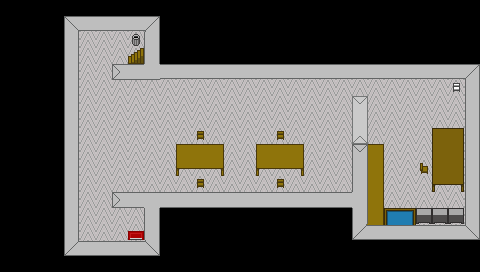

A level layout from a 2D game, rendered from its tile map. Below: a short description, then the map file with tile-grid data replaced by summaries:
An orthogonal 30x17 tile map with 16x16 px tiles, 3 tile layers (sol, contour+parquet, escalier/table), 1 hidden layer not drawn, 3 tilesets.

<map version="1.0" orientation="orthogonal" width="30" height="17" tilewidth="16" tileheight="16">
 <tileset firstgid="1" name="texture" tilewidth="16" tileheight="16">
  <image source="../../../texture.png" width="500" height="500" />
 </tileset>
 <tileset firstgid="962" name="collisions" tilewidth="16" tileheight="16">
  <image source="../../../collisions.png" width="48" height="48" />
 </tileset>
 <tileset firstgid="971" name="Tile" tilewidth="16" tileheight="16">
  <image source="../../../Tile.png" width="700" height="500" />
 </tileset>
 <layer name="sol" width="30" height="17">
  <data>[510 cells, 510 non-empty, 7 distinct tile ids]</data>
 </layer>
 <layer name="contour+parquet" width="30" height="17">
  <data>[510 cells, 286 non-empty, 16 distinct tile ids]</data>
 </layer>
 <layer name="escalier/table" width="30" height="17">
  <data>[510 cells, 42 non-empty, 26 distinct tile ids]</data>
 </layer>
 <layer name="collisions" width="30" height="17" visible="0">
  <data>[510 cells, 123 non-empty, 3 distinct tile ids]</data>
 </layer>
</map>
